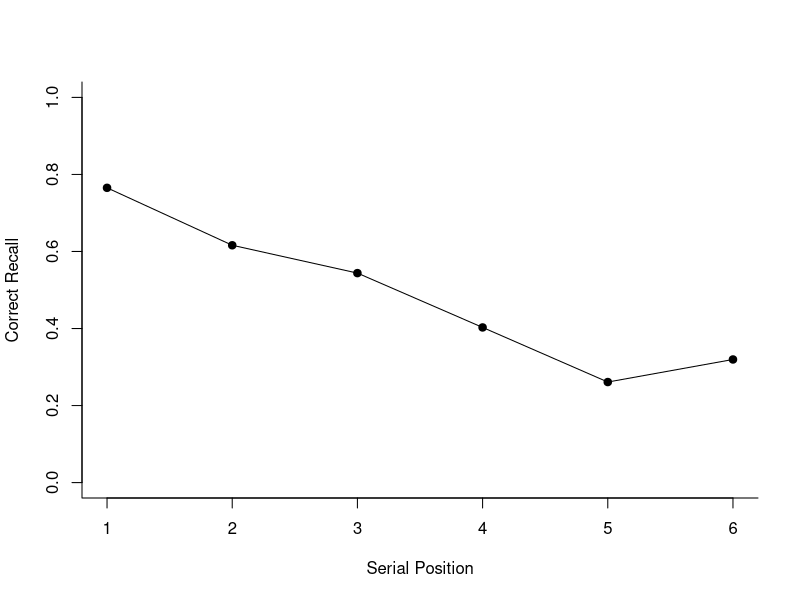

The R source for this figure:
library(dplyr)

data <- read.csv('../Data/behav_data.csv',
                      row.names=1)

data$position <- data$position + 1

# Check U-shaped performance with a strong primacy effect
pdf("../Results/Serial_Position_Curve.pdf")
data %>%
  group_by(position) %>%
  summarize(Correct_Recall = mean(correct_in_position, na.rm =TRUE)) %>%
  plot(type="o", pch=19, bty = 'l',ylim = c(0.0, 1.0),
       ylab = "Correct Recall", xlab = "Serial Position")
dev.off()
